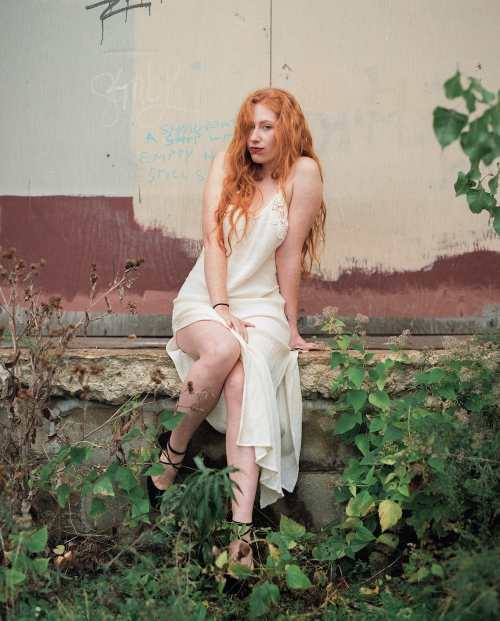
#> input picture 00000004.jpg, 1000 x 1241 px, found by its file name (shown at 1/2 size)
$ python 'ImageResize&Cropping.py'
#> lines starting #> are read from the running program, lines starting #| are printed output that depends on the picture
#Image Resize and Cropping
import cv2
import numpy as np

img = cv2.imread("Resources/00000004.jpg")
#> img is the input picture: shape (1241, 1000, 3); mean B, G, R 111.4, 128.2, 136
print(img.shape)
#| (1241, 1000, 3)

imgResize = cv2.resize(img, (400,500))
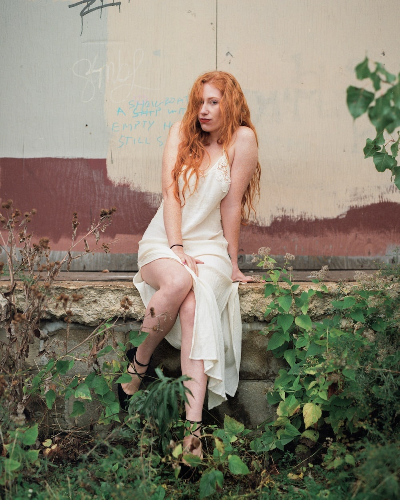
#> imgResize: shape (500, 400, 3); mean B, G, R 111.3, 128.1, 135.9
print(imgResize.shape)
#| (500, 400, 3)

imgCropped = img[400:700,300:800]
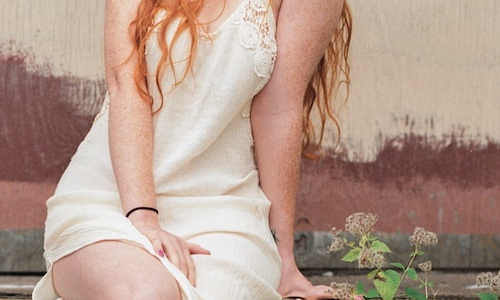
#> imgCropped: shape (300, 500, 3); mean B, G, R 140.9, 154.8, 181.3

cv2.imshow("Image", img)
cv2.imshow("Image Resize", imgResize)
cv2.imshow("Image Cropped",imgCropped)

cv2.waitKey(0)
